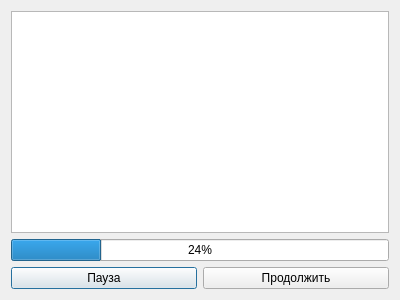
<?xml version="1.0" encoding="UTF-8"?>
<ui version="4.0">
 <class>ProgramProcessingDialog</class>
 <widget class="QDialog" name="ProgramProcessingDialog">
  <property name="geometry">
   <rect>
    <x>0</x>
    <y>0</y>
    <width>400</width>
    <height>300</height>
   </rect>
  </property>
  <property name="windowTitle">
   <string>Выполнение УП</string>
  </property>
  <layout class="QGridLayout" name="gridLayout">
   <item row="0" column="0" colspan="2">
    <widget class="QPlainTextEdit" name="messagesTextEdit">
     <property name="readOnly">
      <bool>true</bool>
     </property>
    </widget>
   </item>
   <item row="2" column="0">
    <widget class="QPushButton" name="pausePushButton">
     <property name="text">
      <string>Пауза</string>
     </property>
     <property name="icon">
      <iconset resource="resources/images.qrc">
       <normaloff>:/aist/images/aist/pause.png</normaloff>:/aist/images/aist/pause.png</iconset>
     </property>
     <property name="iconSize">
      <size>
       <width>32</width>
       <height>32</height>
      </size>
     </property>
     <property name="shortcut">
      <string>Space</string>
     </property>
    </widget>
   </item>
   <item row="2" column="1">
    <widget class="QPushButton" name="resumePushButton">
     <property name="text">
      <string>Продолжить</string>
     </property>
     <property name="icon">
      <iconset resource="resources/images.qrc">
       <normaloff>:/aist/images/aist/play.png</normaloff>:/aist/images/aist/play.png</iconset>
     </property>
     <property name="iconSize">
      <size>
       <width>32</width>
       <height>32</height>
      </size>
     </property>
     <property name="shortcut">
      <string>F10</string>
     </property>
    </widget>
   </item>
   <item row="1" column="0" colspan="2">
    <widget class="QProgressBar" name="programProcessingProgressBar">
     <property name="value">
      <number>24</number>
     </property>
    </widget>
   </item>
  </layout>
 </widget>
 <resources>
  <include location="resources/images.qrc"/>
 </resources>
 <connections/>
</ui>
